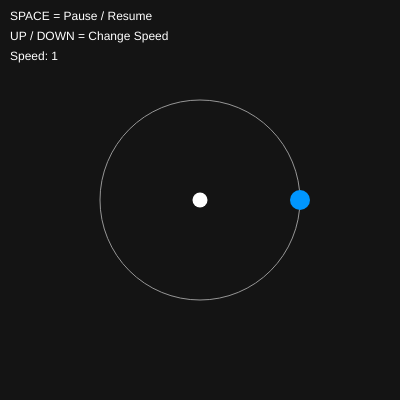
Frame 1 (no input)
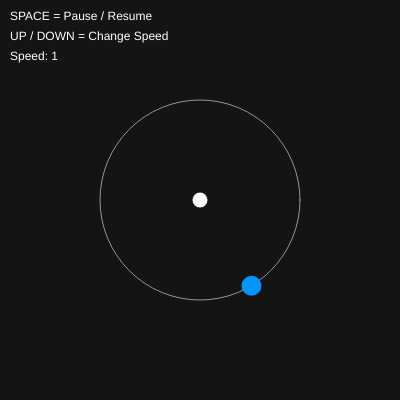
Frame 60 (no input)
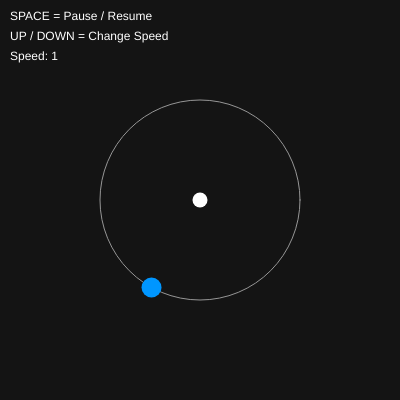
Frame 120 (the mouse pressed at the canvas centre since frame 60)

The p5.js sketch that drew these frames (run headless with seeded random() and noise() and a simulated clock; from frame 60 on, the mouse is pressed at the canvas centre):

// p5.js sketch
// ── sketch.js


let angle = 0;
let radius = 100;
let speed = 1;
let paused = false;

function setup() {
    createCanvas(400, 400);
    angleMode(DEGREES);
}

function draw() {
    background(20);

    let centerX = width / 2;
    let centerY = height / 2;

    // Draw the circular path.
    noFill();
    stroke(150);
    circle(centerX, centerY, radius * 2);

    fill(255);
    noStroke();
    circle(centerX, centerY, 15);


    let x = centerX + cos(angle) * radius;
    let y = centerY + sin(angle) * radius;

    // Draw the moving dot.
    fill(0, 150, 255);
    circle(x, y, 20);

    if (!paused) {
        angle += speed;
    }


    fill(255);
    textSize(12);
    text("SPACE = Pause / Resume", 10, 20);
    text("UP / DOWN = Change Speed", 10, 40);
    text("Speed: " + speed, 10, 60);
}


function keyPressed() {
    if (key === ' ') {
        paused = !paused;
    }

    if (keyCode === UP_ARROW) {
        speed++;
    }

    if (keyCode === DOWN_ARROW) {
        speed = max(1, speed - 1);
    }
}
